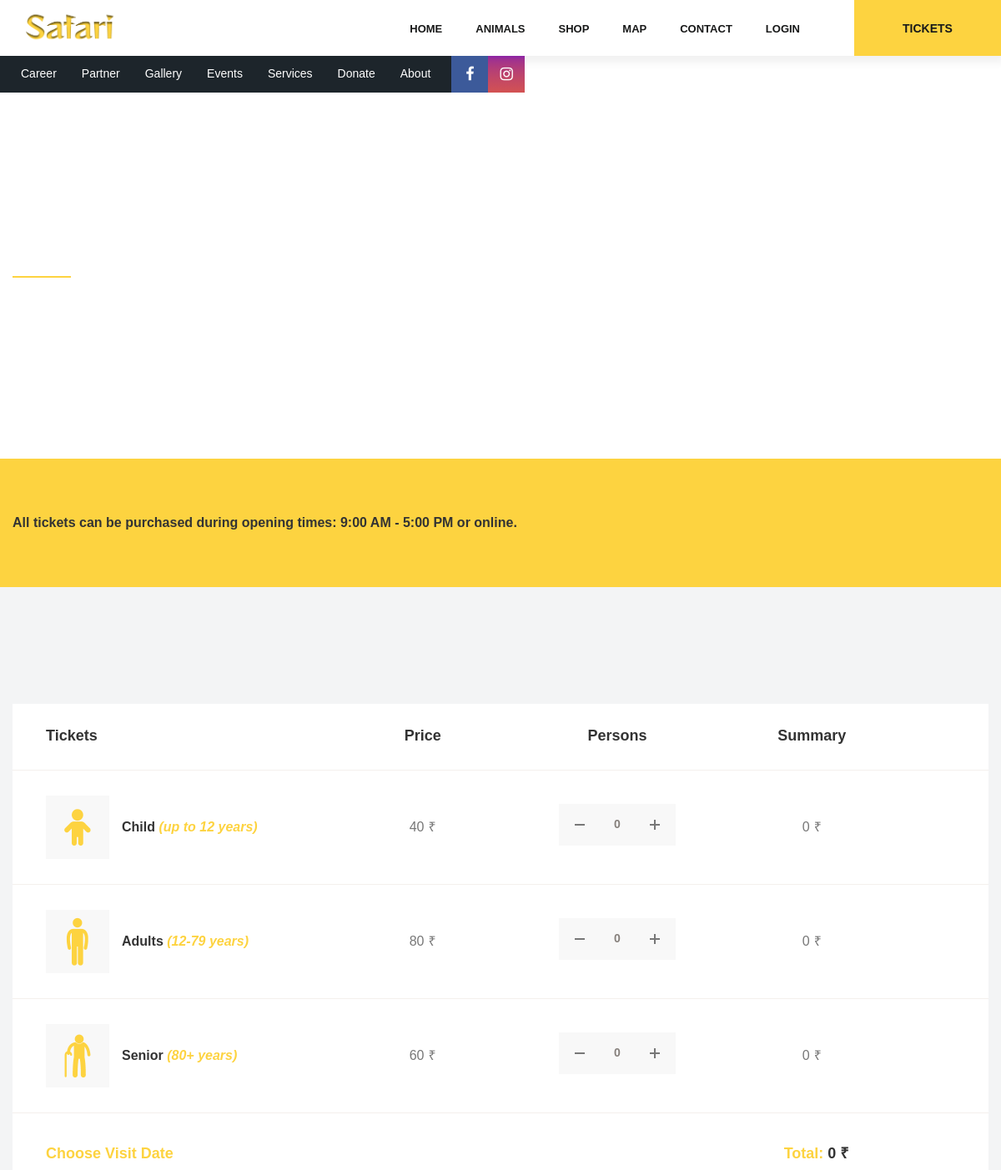
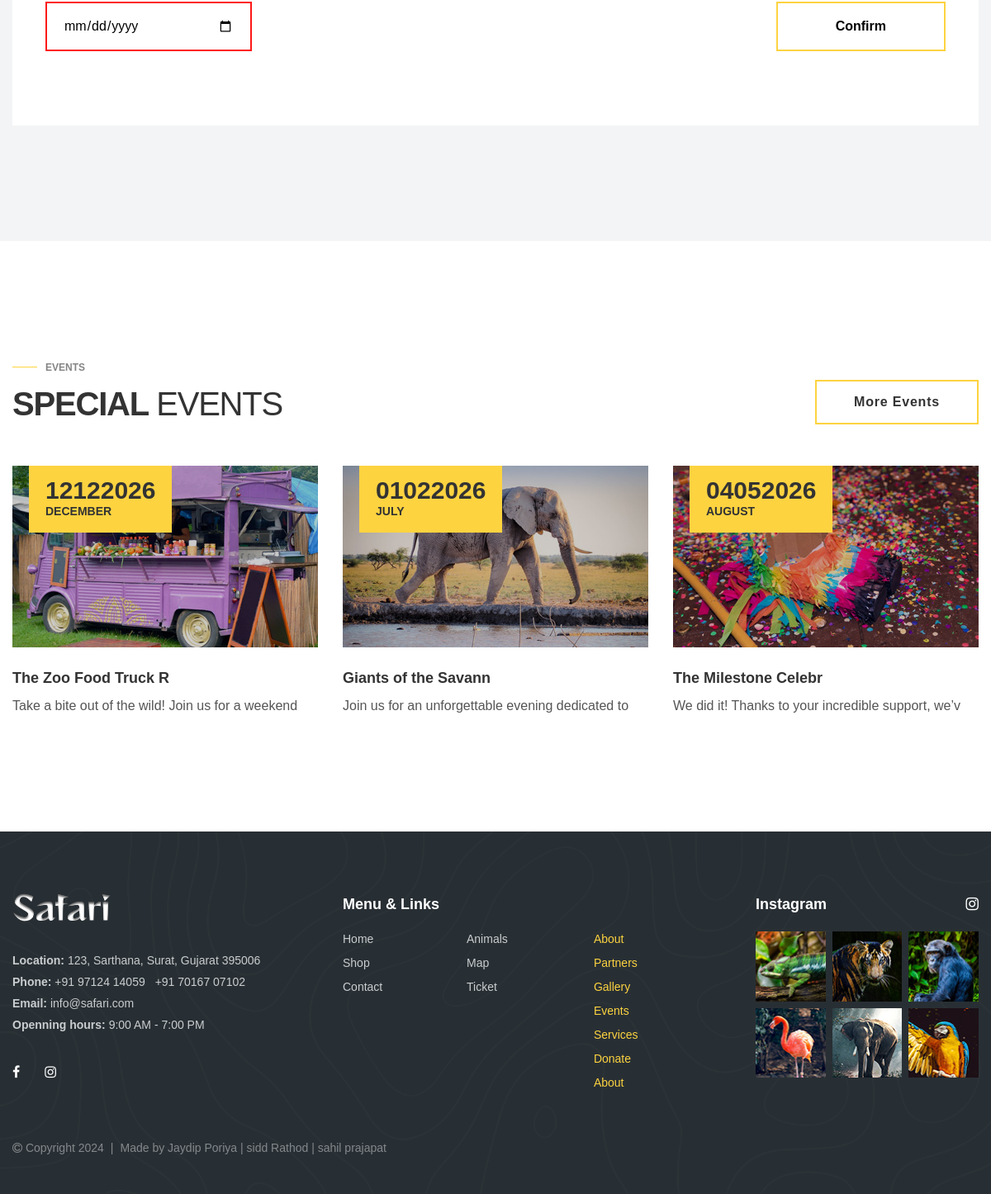
/tickets.php, run on the app's committed database (2 pictures, top to bottom).
### tables this page shows
CREATE TABLE `events` (
  `id` int(11) NOT NULL,
  `title` varchar(20) NOT NULL,
  `desc` varchar(50) NOT NULL,
  `date` varchar(15) NOT NULL,
  `month` varchar(15) NOT NULL,
  `img` varchar(15) NOT NULL
);

### tickets.php (the view, shortened to what this page needs)
<!DOCTYPE html>
<html lang="en">
<head>
    <link rel="stylesheet" href="css/styles.min.css" />
</head>
<body>
<div class="page-wrapper">
    <?php include "header.php"; ?>
    <main class="main">
        <section class="promo-primary">
            <picture>
                <source srcset="img/tickets.jpg" media="(min-width: 992px)" />
                <img class="img--bg" src="img/tickets.jpg" alt="img" />
            </picture>
            <div class="container">
                <div class="row">
                    <div class="col-auto">
                        <div class="align-container">
                            <div class="align-container__item">
                                <span class="promo-primary__pre-title">SAFARI ZOO</span>
                                <h1 class="promo-primary__title">
                                    <span>Tickets &</span> <span>Prices</span>
                                </h1>
                            </div>
                        </div>
                    </div>
                </div>
            </div>
        </section>
        <div class="cta-block">
            <div class="container">
                <div class="row align-items-center">
                    <div class="col-12">
                        <p class="cta-block__text">
                            <strong>All tickets can be purchased during opening times: 9:00 AM - 5:00 PM or online.</strong>
                        </p>
                    </div>
                </div>
            </div>
        </div>
        <section class="section background--gray">
            <div class="container">
                <div class="row">
                    <div class="col-12">
                        <div class="cart">
                            <div class="cart__heading">
                                <div class="row">
                                    <div class="col-lg-4"><h6 class="cart__title">Tickets</h6></div>
                                    <div class="col-lg-2 text-center d-none d-lg-block"><h6 class="cart__title">Price</h6></div>
                                    <div class="col-lg-3 text-center d-none d-lg-block"><h6 class="cart__title">Persons</h6></div>
                                    <div class="col-lg-2 text-center d-none d-lg-block"><h6 class="cart__title">Summary</h6></div>
                                    <div class="col-lg-1"></div>
                                </div>
                            </div>
                            <div class="cart__body">
                                <form method="POST" id="ticketForm">
                                    <div class="cart-item">
                                        <div class="row align-items-center">
                                            <div class="col-lg-4">
                                                <div class="cart-item__product">
                                                    <div class="cart-item__product-img">
                                                        <img class="img--contain" src="img/ticket/2.png" alt="img" />
                                                    </div>
                                                    <div class="cart-item__product-name">
                                                        Child <i class="color--orange">(up to 12 years)</i>
                                                    </div>
                                                </div>
                                            </div>
                                            <div class="col-lg-2 text-center">
                                                <div class="cart-item__price"><span>40</span><span>₹</span></div>
                                            </div>
                                            <div class="col-lg-3 text-center">
                                                <div class="cart-item__count">
                                                    <span class="cart-item__minus"></span>
                                                    <input class="cart-item__input" type="number" name="child" value="0" min="0" />
                                                    <span class="cart-item__plus"></span>
                                                </div>
                                            </div>
                                            <div class="col-lg-2 text-center">
                                                <div class="cart-item__summa"><span>0</span><span>₹</span></div>
                                            </div>
                                        </div>
                                    </div>
                                    <div class="cart-item">
                                        <div class="row align-items-center">
                                            <div class="col-lg-4">
                                                <div class="cart-item__product">
                                                    <div class="cart-item__product-img">
                                                        <img class="img--contain" src="img/ticket/3.png" alt="img" />
                                                    </div>
                                                    <div class="cart-item__product-name">
                                                        Adults <i class="color--orange">(12-79 years)</i>
                                                    </div>
                                                </div>
                                            </div>
                                            <div class="col-lg-2 text-center">
                                                <div class="cart-item__price"><span>80</span><span>₹</span></div>
                                            </div>
                                            <div class="col-lg-3 text-center">
                                                <div class="cart-item__count">
                                                    <span class="cart-item__minus"></span>
                                                    <input class="cart-item__input" type="number" name="adult" value="0" min="0" />
                                                    <span class="cart-item__plus"></span>
                                                </div>
                                            </div>
                                            <div class="col-lg-2 text-center">
                                                <div class="cart-item__summa"><span>0</span><span>₹</span></div>
                                            </div>
                                        </div>
                                    </div>
                                    <div class="cart-item">
                                        <div class="row align-items-center">
                                            <div class="col-lg-4">
                                                <div class="cart-item__product">
                                                    <div class="cart-item__product-img">
                                                        <img class="img--contain" src="img/ticket/4.png" alt="img" />
                                                    </div>
                                                    <div class="cart-item__product-name">
                                                        Senior <i class="color--orange">(80+ years)</i>
                                                    </div>
                                                </div>
                                            </div>
                                            <div class="col-lg-2 text-center">
                                                <div class="cart-item__price"><span>60</span><span>₹</span></div>
                                            </div>
                                            <div class="col-lg-3 text-center">
                                                <div class="cart-item__count">
                                                    <span class="cart-item__minus"></span>
                                                    <input class="cart-item__input" type="number" name="senior" value="0" min="0" />
                                                    <span class="cart-item__plus"></span>
                                                </div>
                                            </div>
                                            <div class="col-lg-2 text-center">
                                                <div class="cart-item__summa"><span>0</span><span>₹</span></div>
                                            </div>
                                        </div>
                                    </div>
                                    <div class="cart__lower">
                                        <div class="row">
                                            <div class="col-lg-8">
                                                <div class="coupon-block">
                                                    <h6 class="cart__title color--orange">Choose Visit Date</h6>
                                                    <input class="form__field w-50" id="date" name="date" type="date" min="" required />
                                                </div>
                                            </div>
                                            <div class="col-lg-4 text-lg-right">
                                                <div class="cart-totals">
                                                    <h6 class="cart__title color--orange">
                                                        Total: <span id="total" class="color--primary">0</span>
                                                        <span class="color--primary"> ₹</span>
                                                    </h6>
													<button class="form__submit" type="submit">Confirm </button>
                                                </div>
                                            </div>
                                        </div>
                                    </div>
                                </form>
                            </div>
                        </div>
                    </div>
                </div>
            </div>
        </section>
        <section class="section">
            <div class="container">
                <div class="row bottom-50 align-items-end">
                    <div class="col-lg-8">
                        <div class="heading heading--primary heading--style-2">
                            <span class="heading__pre-title">Events</span>
                            <h2 class="heading__title no-margin-bottom"><span>Special</span> <span>Events</span></h2>
                        </div>
                    </div>
                    <div class="col-lg-4 text-right d-none d-lg-block">
                        <a class="button button--primary" href="events.php">More Events</a>
                    </div>
                </div>
                <div class="row offset-margin">
                    <?php
                    $select = "SELECT * FROM events ORDER BY id DESC LIMIT 3";
                    $result = $con->query($select);
                    while ($row = mysqli_fetch_array($result)) {
                        $limited_desc = strlen($row['desc']) > 100 ? substr($row['desc'], 0, 100) . '...' : $row['desc'];
                    ?>
                    <div class="col-md-6 col-lg-4">
                        <div class="events-item">
                            <div class="events-item__img">
                                <div class="events-item__date">
                                    <span><?php echo $row['date']; ?></span>
                                    <span><?php echo $row['month']; ?></span>
                                </div>
                                <img class="img--bg" src="img/events/<?php echo $row['img']; ?>" alt="img" />
                            </div>
                            <h6 class="events-item__title">
                                <a class="events-item__link" href="event-details.php?id=<?php echo $row['id']; ?>">
                                    <?php echo $row['title']; ?>
                                </a>
                            </h6>
                            <p><?php echo $limited_desc; ?></p>
                        </div>
                    </div>
                    <?php } ?>
                </div>
            </div>
        </section>
    </main>
    <?php include "footer.php"; ?>
</div>
</body>
</html>

### tickets.php (style rules this page uses)
.form__field[type="date"] { width: 250px; }

### data on the page
events: date "12122026", month "DECEMBER", img (picture), title "The Zoo Food Truck R", desc "Take a bite out of the wild! Join us for a weekend"
events: date "01022026", month "JULY", img (picture), title "Giants of the Savann", desc "Join us for an unforgettable evening dedicated to"
events: date "04052026", month "AUGUST", img (picture), title "The Milestone Celebr", desc "We did it! Thanks to your incredible support, we’v"
